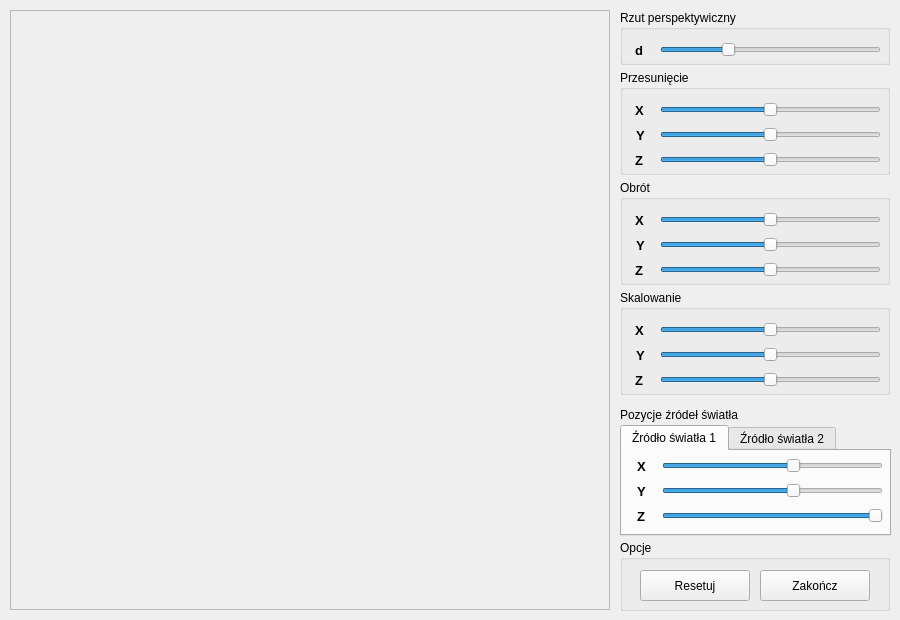
<?xml version="1.0" encoding="UTF-8"?>
<ui version="4.0">
 <class>MainWindow</class>
 <widget class="QMainWindow" name="MainWindow">
  <property name="geometry">
   <rect>
    <x>0</x>
    <y>0</y>
    <width>900</width>
    <height>620</height>
   </rect>
  </property>
  <property name="windowTitle">
   <string>PGK - Zadanie #15: Oświetlenie + cieniowanie 3D</string>
  </property>
  <widget class="QWidget" name="centralwidget">
   <widget class="QFrame" name="frame">
    <property name="geometry">
     <rect>
      <x>10</x>
      <y>10</y>
      <width>600</width>
      <height>600</height>
     </rect>
    </property>
    <property name="frameShape">
     <enum>QFrame::StyledPanel</enum>
    </property>
    <property name="frameShadow">
     <enum>QFrame::Raised</enum>
    </property>
   </widget>
   <widget class="QGroupBox" name="groupBox">
    <property name="geometry">
     <rect>
      <x>620</x>
      <y>10</y>
      <width>270</width>
      <height>55</height>
     </rect>
    </property>
    <property name="title">
     <string>Rzut perspektywiczny</string>
    </property>
    <widget class="QSlider" name="distanceSlider">
     <property name="geometry">
      <rect>
       <x>40</x>
       <y>30</y>
       <width>221</width>
       <height>20</height>
      </rect>
     </property>
     <property name="minimum">
      <number>175</number>
     </property>
     <property name="maximum">
      <number>600</number>
     </property>
     <property name="value">
      <number>300</number>
     </property>
     <property name="orientation">
      <enum>Qt::Horizontal</enum>
     </property>
    </widget>
    <widget class="QLabel" name="label">
     <property name="geometry">
      <rect>
       <x>15</x>
       <y>30</y>
       <width>16</width>
       <height>20</height>
      </rect>
     </property>
     <property name="font">
      <font>
       <pointsize>10</pointsize>
       <bold>true</bold>
      </font>
     </property>
     <property name="text">
      <string>d</string>
     </property>
    </widget>
   </widget>
   <widget class="QGroupBox" name="translationGroupBox">
    <property name="geometry">
     <rect>
      <x>620</x>
      <y>70</y>
      <width>270</width>
      <height>105</height>
     </rect>
    </property>
    <property name="title">
     <string>Przesunięcie</string>
    </property>
    <widget class="QSlider" name="translationXSlider">
     <property name="geometry">
      <rect>
       <x>40</x>
       <y>30</y>
       <width>221</width>
       <height>20</height>
      </rect>
     </property>
     <property name="minimum">
      <number>-300</number>
     </property>
     <property name="maximum">
      <number>300</number>
     </property>
     <property name="orientation">
      <enum>Qt::Horizontal</enum>
     </property>
    </widget>
    <widget class="QLabel" name="label_2">
     <property name="geometry">
      <rect>
       <x>15</x>
       <y>30</y>
       <width>16</width>
       <height>20</height>
      </rect>
     </property>
     <property name="font">
      <font>
       <pointsize>10</pointsize>
       <bold>true</bold>
      </font>
     </property>
     <property name="text">
      <string>X</string>
     </property>
    </widget>
    <widget class="QLabel" name="label_3">
     <property name="geometry">
      <rect>
       <x>16</x>
       <y>55</y>
       <width>16</width>
       <height>20</height>
      </rect>
     </property>
     <property name="font">
      <font>
       <pointsize>10</pointsize>
       <bold>true</bold>
      </font>
     </property>
     <property name="text">
      <string>Y</string>
     </property>
    </widget>
    <widget class="QSlider" name="translationYSlider">
     <property name="geometry">
      <rect>
       <x>40</x>
       <y>55</y>
       <width>221</width>
       <height>20</height>
      </rect>
     </property>
     <property name="minimum">
      <number>-300</number>
     </property>
     <property name="maximum">
      <number>300</number>
     </property>
     <property name="orientation">
      <enum>Qt::Horizontal</enum>
     </property>
    </widget>
    <widget class="QSlider" name="translationZSlider">
     <property name="geometry">
      <rect>
       <x>40</x>
       <y>80</y>
       <width>221</width>
       <height>20</height>
      </rect>
     </property>
     <property name="minimum">
      <number>-100</number>
     </property>
     <property name="maximum">
      <number>100</number>
     </property>
     <property name="orientation">
      <enum>Qt::Horizontal</enum>
     </property>
    </widget>
    <widget class="QLabel" name="label_4">
     <property name="geometry">
      <rect>
       <x>15</x>
       <y>80</y>
       <width>16</width>
       <height>20</height>
      </rect>
     </property>
     <property name="font">
      <font>
       <pointsize>10</pointsize>
       <bold>true</bold>
      </font>
     </property>
     <property name="text">
      <string>Z</string>
     </property>
    </widget>
   </widget>
   <widget class="QGroupBox" name="rotationGroupBox">
    <property name="geometry">
     <rect>
      <x>620</x>
      <y>180</y>
      <width>270</width>
      <height>105</height>
     </rect>
    </property>
    <property name="title">
     <string>Obrót</string>
    </property>
    <widget class="QSlider" name="rotationXSlider">
     <property name="geometry">
      <rect>
       <x>40</x>
       <y>30</y>
       <width>221</width>
       <height>20</height>
      </rect>
     </property>
     <property name="minimum">
      <number>-180</number>
     </property>
     <property name="maximum">
      <number>180</number>
     </property>
     <property name="orientation">
      <enum>Qt::Horizontal</enum>
     </property>
    </widget>
    <widget class="QLabel" name="label_11">
     <property name="geometry">
      <rect>
       <x>15</x>
       <y>30</y>
       <width>16</width>
       <height>20</height>
      </rect>
     </property>
     <property name="font">
      <font>
       <pointsize>10</pointsize>
       <bold>true</bold>
      </font>
     </property>
     <property name="text">
      <string>X</string>
     </property>
    </widget>
    <widget class="QLabel" name="label_12">
     <property name="geometry">
      <rect>
       <x>16</x>
       <y>55</y>
       <width>16</width>
       <height>20</height>
      </rect>
     </property>
     <property name="font">
      <font>
       <pointsize>10</pointsize>
       <bold>true</bold>
      </font>
     </property>
     <property name="text">
      <string>Y</string>
     </property>
    </widget>
    <widget class="QSlider" name="rotationYSlider">
     <property name="geometry">
      <rect>
       <x>40</x>
       <y>55</y>
       <width>221</width>
       <height>20</height>
      </rect>
     </property>
     <property name="minimum">
      <number>-180</number>
     </property>
     <property name="maximum">
      <number>180</number>
     </property>
     <property name="orientation">
      <enum>Qt::Horizontal</enum>
     </property>
    </widget>
    <widget class="QSlider" name="rotationZSlider">
     <property name="geometry">
      <rect>
       <x>40</x>
       <y>80</y>
       <width>221</width>
       <height>20</height>
      </rect>
     </property>
     <property name="minimum">
      <number>-180</number>
     </property>
     <property name="maximum">
      <number>180</number>
     </property>
     <property name="orientation">
      <enum>Qt::Horizontal</enum>
     </property>
    </widget>
    <widget class="QLabel" name="label_13">
     <property name="geometry">
      <rect>
       <x>15</x>
       <y>80</y>
       <width>16</width>
       <height>20</height>
      </rect>
     </property>
     <property name="font">
      <font>
       <pointsize>10</pointsize>
       <bold>true</bold>
      </font>
     </property>
     <property name="text">
      <string>Z</string>
     </property>
    </widget>
   </widget>
   <widget class="QGroupBox" name="scalingGroupBox">
    <property name="geometry">
     <rect>
      <x>620</x>
      <y>290</y>
      <width>270</width>
      <height>105</height>
     </rect>
    </property>
    <property name="title">
     <string>Skalowanie</string>
    </property>
    <widget class="QSlider" name="scalingXSlider">
     <property name="geometry">
      <rect>
       <x>40</x>
       <y>30</y>
       <width>221</width>
       <height>20</height>
      </rect>
     </property>
     <property name="minimum">
      <number>0</number>
     </property>
     <property name="maximum">
      <number>100</number>
     </property>
     <property name="value">
      <number>50</number>
     </property>
     <property name="orientation">
      <enum>Qt::Horizontal</enum>
     </property>
    </widget>
    <widget class="QLabel" name="label_14">
     <property name="geometry">
      <rect>
       <x>15</x>
       <y>30</y>
       <width>16</width>
       <height>20</height>
      </rect>
     </property>
     <property name="font">
      <font>
       <pointsize>10</pointsize>
       <bold>true</bold>
      </font>
     </property>
     <property name="text">
      <string>X</string>
     </property>
    </widget>
    <widget class="QLabel" name="label_15">
     <property name="geometry">
      <rect>
       <x>16</x>
       <y>55</y>
       <width>16</width>
       <height>20</height>
      </rect>
     </property>
     <property name="font">
      <font>
       <pointsize>10</pointsize>
       <bold>true</bold>
      </font>
     </property>
     <property name="text">
      <string>Y</string>
     </property>
    </widget>
    <widget class="QSlider" name="scalingYSlider">
     <property name="geometry">
      <rect>
       <x>40</x>
       <y>55</y>
       <width>221</width>
       <height>20</height>
      </rect>
     </property>
     <property name="minimum">
      <number>0</number>
     </property>
     <property name="maximum">
      <number>100</number>
     </property>
     <property name="value">
      <number>50</number>
     </property>
     <property name="orientation">
      <enum>Qt::Horizontal</enum>
     </property>
    </widget>
    <widget class="QSlider" name="scalingZSlider">
     <property name="geometry">
      <rect>
       <x>40</x>
       <y>80</y>
       <width>221</width>
       <height>20</height>
      </rect>
     </property>
     <property name="minimum">
      <number>0</number>
     </property>
     <property name="maximum">
      <number>100</number>
     </property>
     <property name="value">
      <number>50</number>
     </property>
     <property name="orientation">
      <enum>Qt::Horizontal</enum>
     </property>
    </widget>
    <widget class="QLabel" name="label_16">
     <property name="geometry">
      <rect>
       <x>15</x>
       <y>80</y>
       <width>16</width>
       <height>20</height>
      </rect>
     </property>
     <property name="font">
      <font>
       <pointsize>10</pointsize>
       <bold>true</bold>
      </font>
     </property>
     <property name="text">
      <string>Z</string>
     </property>
    </widget>
   </widget>
   <widget class="QGroupBox" name="optionGroupBox">
    <property name="geometry">
     <rect>
      <x>620</x>
      <y>540</y>
      <width>270</width>
      <height>71</height>
     </rect>
    </property>
    <property name="title">
     <string>Opcje</string>
    </property>
    <widget class="QPushButton" name="resetButton">
     <property name="geometry">
      <rect>
       <x>20</x>
       <y>30</y>
       <width>110</width>
       <height>31</height>
      </rect>
     </property>
     <property name="text">
      <string>Resetuj</string>
     </property>
    </widget>
    <widget class="QPushButton" name="exitButton">
     <property name="geometry">
      <rect>
       <x>140</x>
       <y>30</y>
       <width>110</width>
       <height>31</height>
      </rect>
     </property>
     <property name="text">
      <string>Zakończ</string>
     </property>
    </widget>
   </widget>
   <widget class="QTabWidget" name="tabWidget">
    <property name="geometry">
     <rect>
      <x>620</x>
      <y>425</y>
      <width>271</width>
      <height>111</height>
     </rect>
    </property>
    <property name="font">
     <font>
      <pointsize>9</pointsize>
     </font>
    </property>
    <property name="currentIndex">
     <number>0</number>
    </property>
    <widget class="QWidget" name="tab">
     <attribute name="title">
      <string>Źródło światła 1</string>
     </attribute>
     <widget class="QSlider" name="light1YSlider">
      <property name="geometry">
       <rect>
        <x>40</x>
        <y>30</y>
        <width>221</width>
        <height>20</height>
       </rect>
      </property>
      <property name="minimum">
       <number>-500</number>
      </property>
      <property name="maximum">
       <number>0</number>
      </property>
      <property name="value">
       <number>-200</number>
      </property>
      <property name="orientation">
       <enum>Qt::Horizontal</enum>
      </property>
     </widget>
     <widget class="QLabel" name="label_17">
      <property name="geometry">
       <rect>
        <x>15</x>
        <y>5</y>
        <width>16</width>
        <height>20</height>
       </rect>
      </property>
      <property name="font">
       <font>
        <pointsize>10</pointsize>
        <bold>true</bold>
       </font>
      </property>
      <property name="text">
       <string>X</string>
      </property>
     </widget>
     <widget class="QLabel" name="label_18">
      <property name="geometry">
       <rect>
        <x>15</x>
        <y>30</y>
        <width>16</width>
        <height>20</height>
       </rect>
      </property>
      <property name="font">
       <font>
        <pointsize>10</pointsize>
        <bold>true</bold>
       </font>
      </property>
      <property name="text">
       <string>Y</string>
      </property>
     </widget>
     <widget class="QSlider" name="light1XSlider">
      <property name="geometry">
       <rect>
        <x>40</x>
        <y>5</y>
        <width>221</width>
        <height>20</height>
       </rect>
      </property>
      <property name="minimum">
       <number>-500</number>
      </property>
      <property name="maximum">
       <number>0</number>
      </property>
      <property name="value">
       <number>-200</number>
      </property>
      <property name="orientation">
       <enum>Qt::Horizontal</enum>
      </property>
     </widget>
     <widget class="QSlider" name="light1ZSlider">
      <property name="geometry">
       <rect>
        <x>40</x>
        <y>55</y>
        <width>221</width>
        <height>20</height>
       </rect>
      </property>
      <property name="minimum">
       <number>-500</number>
      </property>
      <property name="maximum">
       <number>-200</number>
      </property>
      <property name="value">
       <number>-200</number>
      </property>
      <property name="orientation">
       <enum>Qt::Horizontal</enum>
      </property>
     </widget>
     <widget class="QLabel" name="label_19">
      <property name="geometry">
       <rect>
        <x>15</x>
        <y>55</y>
        <width>16</width>
        <height>20</height>
       </rect>
      </property>
      <property name="font">
       <font>
        <pointsize>10</pointsize>
        <bold>true</bold>
       </font>
      </property>
      <property name="text">
       <string>Z</string>
      </property>
     </widget>
    </widget>
    <widget class="QWidget" name="tab_2">
     <attribute name="title">
      <string>Źródło światła 2</string>
     </attribute>
     <widget class="QSlider" name="light2XSlider">
      <property name="geometry">
       <rect>
        <x>40</x>
        <y>5</y>
        <width>221</width>
        <height>20</height>
       </rect>
      </property>
      <property name="minimum">
       <number>0</number>
      </property>
      <property name="maximum">
       <number>100</number>
      </property>
      <property name="value">
       <number>50</number>
      </property>
      <property name="orientation">
       <enum>Qt::Horizontal</enum>
      </property>
     </widget>
     <widget class="QLabel" name="label_20">
      <property name="geometry">
       <rect>
        <x>15</x>
        <y>5</y>
        <width>16</width>
        <height>20</height>
       </rect>
      </property>
      <property name="font">
       <font>
        <pointsize>10</pointsize>
        <bold>true</bold>
       </font>
      </property>
      <property name="text">
       <string>X</string>
      </property>
     </widget>
     <widget class="QLabel" name="label_21">
      <property name="geometry">
       <rect>
        <x>15</x>
        <y>30</y>
        <width>16</width>
        <height>20</height>
       </rect>
      </property>
      <property name="font">
       <font>
        <pointsize>10</pointsize>
        <bold>true</bold>
       </font>
      </property>
      <property name="text">
       <string>Y</string>
      </property>
     </widget>
     <widget class="QSlider" name="light2ZSlider">
      <property name="geometry">
       <rect>
        <x>40</x>
        <y>55</y>
        <width>221</width>
        <height>20</height>
       </rect>
      </property>
      <property name="minimum">
       <number>0</number>
      </property>
      <property name="maximum">
       <number>100</number>
      </property>
      <property name="value">
       <number>50</number>
      </property>
      <property name="orientation">
       <enum>Qt::Horizontal</enum>
      </property>
     </widget>
     <widget class="QLabel" name="label_22">
      <property name="geometry">
       <rect>
        <x>15</x>
        <y>55</y>
        <width>16</width>
        <height>20</height>
       </rect>
      </property>
      <property name="font">
       <font>
        <pointsize>10</pointsize>
        <bold>true</bold>
       </font>
      </property>
      <property name="text">
       <string>Z</string>
      </property>
     </widget>
     <widget class="QSlider" name="light2YSlider">
      <property name="geometry">
       <rect>
        <x>40</x>
        <y>30</y>
        <width>221</width>
        <height>20</height>
       </rect>
      </property>
      <property name="minimum">
       <number>0</number>
      </property>
      <property name="maximum">
       <number>100</number>
      </property>
      <property name="value">
       <number>50</number>
      </property>
      <property name="orientation">
       <enum>Qt::Horizontal</enum>
      </property>
     </widget>
    </widget>
   </widget>
   <widget class="QLabel" name="label_5">
    <property name="geometry">
     <rect>
      <x>620</x>
      <y>405</y>
      <width>271</width>
      <height>20</height>
     </rect>
    </property>
    <property name="text">
     <string>Pozycje źródeł światła</string>
    </property>
   </widget>
  </widget>
 </widget>
 <resources/>
 <connections/>
</ui>
